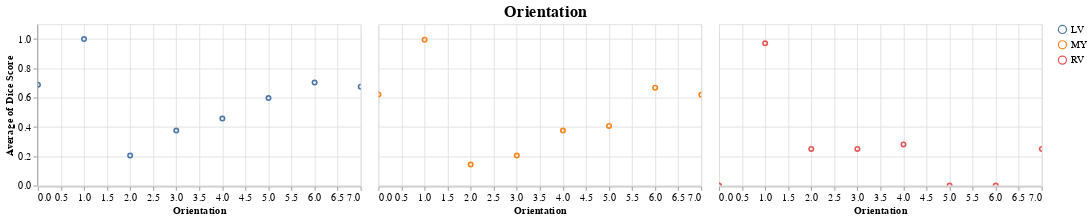

This figure's notebook cell:
### Markdown cell above
For the dihedral series it does not make any sense to draw the line between the datapoints, hence the results were stored in a seperate variable to be plotted differently:

### Code cell
plot_batch(dihedral_results_with_truths, partial(plot_avg_and_dots, draw_line=False, dots="average"))

### Figure 1 — Vega-Lite specification as saved in the notebook (floating-point values rounded to 4 significant figures)
{"config": {"view": {"continuousWidth": 400, "continuousHeight": 300}, "axisX": {"labelFontSize": 13, "titleFontSize": 13}, "axisY": {"labelFontSize": 13, "titleFontSize": 13}, "header": {"labelFontSize": 13, "labels": false, "title": null, "titleFontSize": 25}, "legend": {"labelFontSize": 13, "title": null}, "title": {"anchor": "middle", "fontSize": 20}}, "data": {"name": "data-9e01cdc4bbe620b06dc7026659749fb9"}, "facet": {"column": {"field": "variable", "type": "nominal"}}, "spec": {"mark": "point", "encoding": {"color": {"field": "variable", "type": "nominal"}, "x": {"field": "Orientation", "type": "quantitative"}, "y": {"aggregate": "average", "field": "Dice Score", "scale": {"domain": [0, 1.1]}, "type": "quantitative"}}, "height": 200, "selection": {"selector009": {"type": "interval", "bind": "scales", "encodings": ["x", "y"]}}, "width": 400}, "title": "Orientation", "$schema": "https://vega.github.io/schema/vega-lite/v4.17.0.json", "datasets": {"data-9e01cdc4bbe620b06dc7026659749fb9": [{"Orientation": 0, "variable": "LV", "Dice Score": 0.7018}, {"Orientation": 1, "variable": "LV", "Dice Score": 1.0}, {"Orientation": 2, "variable": "LV", "Dice Score": 0.02394}, {"Orientation": 3, "variable": "LV", "Dice Score": 0.6324}, {"Orientation": 4, "variable": "LV", "Dice Score": 0.692}, {"Orientation": 5, "variable": "LV", "Dice Score": 0.6424}, {"Orientation": 6, "variable": "LV", "Dice Score": 0.7177}, {"Orientation": 7, "variable": "LV", "Dice Score": 0.6906}, {"Orientation": 0, "variable": "LV", "Dice Score": 0.7407}, {"Orientation": 1, "variable": "LV", "Dice Score": 1.0}, {"Orientation": 2, "variable": "LV", "Dice Score": 0.6735}, {"Orientation": 3, "variable": "LV", "Dice Score": 0.0}, {"Orientation": 4, "variable": "LV", "Dice Score": 0.007067}, {"Orientation": 5, "variable": "LV", "Dice Score": 0.7114}, {"Orientation": 6, "variable": "LV", "Dice Score": 0.7562}, {"Orientation": 7, "variable": "LV", "Dice Score": 0.7237}, {"Orientation": 0, "variable": "LV", "Dice Score": 0.9601}, {"Orientation": 1, "variable": "LV", "Dice Score": 1.0}, {"Orientation": 2, "variable": "LV", "Dice Score": 0.1215}, {"Orientation": 3, "variable": "LV", "Dice Score": 0.8682}, {"Orientation": 4, "variable": "LV", "Dice Score": 0.8867}, {"Orientation": 5, "variable": "LV", "Dice Score": 0.9144}, {"Orientation": 6, "variable": "LV", "Dice Score": 0.9834}, {"Orientation": 7, "variable": "LV", "Dice Score": 0.957}, {"Orientation": 0, "variable": "LV", "Dice Score": 0.3494}, {"Orientation": 1, "variable": "LV", "Dice Score": 0.995}, {"Orientation": 2, "variable": "LV", "Dice Score": 0.0}, {"Orientation": 3, "variable": "LV", "Dice Score": 0.0}, {"Orientation": 4, "variable": "LV", "Dice Score": 0.2414}, {"Orientation": 5, "variable": "LV", "Dice Score": 0.118}, {"Orientation": 6, "variable": "LV", "Dice Score": 0.3514}, {"Orientation": 7, "variable": "LV", "Dice Score": 0.3257}, {"Orientation": 0, "variable": "MY", "Dice Score": 0.519}, {"Orientation": 1, "variable": "MY", "Dice Score": 0.9987}, {"Orientation": 2, "variable": "MY", "Dice Score": 0.04878}, {"Orientation": 3, "variable": "MY", "Dice Score": 0.2678}, {"Orientation": 4, "variable": "MY", "Dice Score": 0.5317}, {"Orientation": 5, "variable": "MY", "Dice Score": 0.3953}, {"Orientation": 6, "variable": "MY", "Dice Score": 0.5899}, {"Orientation": 7, "variable": "MY", "Dice Score": 0.5334}, {"Orientation": 0, "variable": "MY", "Dice Score": 0.6308}, {"Orientation": 1, "variable": "MY", "Dice Score": 1.0}, {"Orientation": 2, "variable": "MY", "Dice Score": 0.2597}, {"Orientation": 3, "variable": "MY", "Dice Score": 0.0}, {"Orientation": 4, "variable": "MY", "Dice Score": 0.0}, {"Orientation": 5, "variable": "MY", "Dice Score": 0.3788}, {"Orientation": 6, "variable": "MY", "Dice Score": 0.6751}, {"Orientation": 7, "variable": "MY", "Dice Score": 0.6897}, {"Orientation": 0, "variable": "MY", "Dice Score": 0.782}, {"Orientation": 1, "variable": "MY", "Dice Score": 0.9984}, {"Orientation": 2, "variable": "MY", "Dice Score": 0.2619}, {"Orientation": 3, "variable": "MY", "Dice Score": 0.552}, {"Orientation": 4, "variable": "MY", "Dice Score": 0.4871}, {"Orientation": 5, "variable": "MY", "Dice Score": 0.5307}, {"Orientation": 6, "variable": "MY", "Dice Score": 0.8427}, {"Orientation": 7, "variable": "MY", "Dice Score": 0.6959}, {"Orientation": 0, "variable": "MY", "Dice Score": 0.5522}, {"Orientation": 1, "variable": "MY", "Dice Score": 0.9795}, {"Orientation": 2, "variable": "MY", "Dice Score": 0.003817}, {"Orientation": 3, "variable": "MY", "Dice Score": 0.0}, {"Orientation": 4, "variable": "MY", "Dice Score": 0.4814}, {"Orientation": 5, "variable": "MY", "Dice Score": 0.3225}, {"Orientation": 6, "variable": "MY", "Dice Score": 0.5599}, {"Orientation": 7, "variable": "MY", "Dice Score": 0.5561}, {"Orientation": 0, "variable": "RV", "Dice Score": 0.0}, {"Orientation": 1, "variable": "RV", "Dice Score": 0.9899}, {"Orientation": 2, "variable": "RV", "Dice Score": 0.0}, {"Orientation": 3, "variable": "RV", "Dice Score": 0.0}, {"Orientation": 4, "variable": "RV", "Dice Score": 0.1216}, {"Orientation": 5, "variable": "RV", "Dice Score": 0.0}, {"Orientation": 6, "variable": "RV", "Dice Score": 0.0}, {"Orientation": 7, "variable": "RV", "Dice Score": 0.0}, {"Orientation": 0, "variable": "RV", "Dice Score": 0.0}, {"Orientation": 1, "variable": "RV", "Dice Score": 1.0}, {"Orientation": 2, "variable": "RV", "Dice Score": 0.0}, {"Orientation": 3, "variable": "RV", "Dice Score": 0.0}, {"Orientation": 4, "variable": "RV", "Dice Score": 0.0}, {"Orientation": 5, "variable": "RV", "Dice Score": 0.0}, {"Orientation": 6, "variable": "RV", "Dice Score": 0.0}, {"Orientation": 7, "variable": "RV", "Dice Score": 0.0}, {"Orientation": 0, "variable": "RV", "Dice Score": 0.0}, {"Orientation": 1, "variable": "RV", "Dice Score": 0.8889}, {"Orientation": 2, "variable": "RV", "Dice Score": 0.0}, {"Orientation": 3, "variable": "RV", "Dice Score": 0.0}, {"Orientation": 4, "variable": "RV", "Dice Score": 0.0}, {"Orientation": 5, "variable": "RV", "Dice Score": 0.0}, {"Orientation": 6, "variable": "RV", "Dice Score": 0.0}, {"Orientation": 7, "variable": "RV", "Dice Score": 0.0}, {"Orientation": 0, "variable": "RV", "Dice Score": 0.0}, {"Orientation": 1, "variable": "RV", "Dice Score": 1.0}, {"Orientation": 2, "variable": "RV", "Dice Score": 1.0}, {"Orientation": 3, "variable": "RV", "Dice Score": 1.0}, {"Orientation": 4, "variable": "RV", "Dice Score": 1.0}, {"Orientation": 5, "variable": "RV", "Dice Score": 0.0}, {"Orientation": 6, "variable": "RV", "Dice Score": 0.0}, {"Orientation": 7, "variable": "RV", "Dice Score": 1.0}]}}
